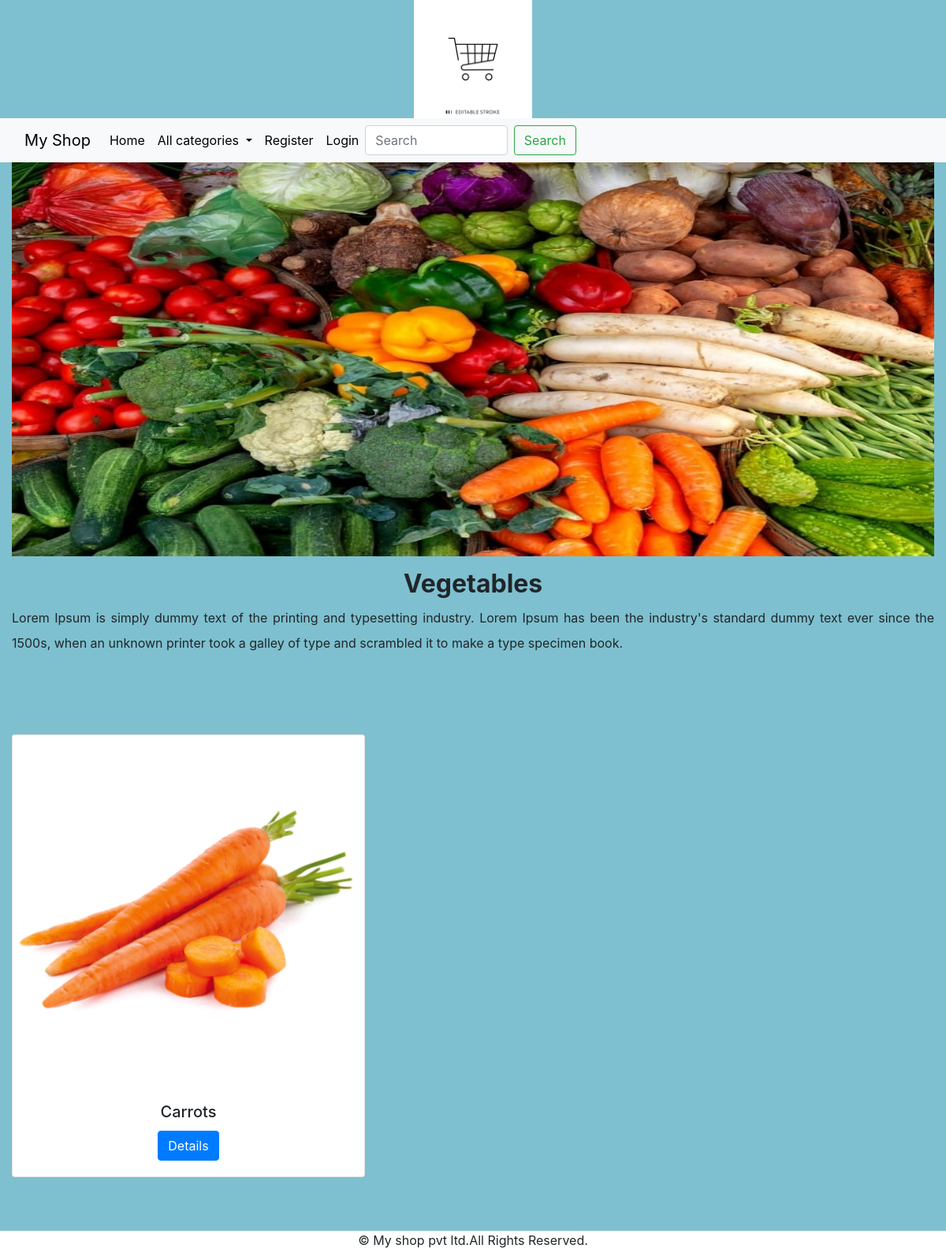
Page /allprod/Vegetables on the committed database.
### shop/models.py (models this page shows, shortened)
class Category(models.Model):
    name=models.CharField(max_length=30)
    desc=models.TextField()
    image=models.ImageField(upload_to="images/category",null=True,blank=True)

class Products(models.Model):
    name=models.CharField(max_length=30)
    desc=models.TextField()
    image=models.ImageField(upload_to="images/product",null=True,blank=True)
    price=models.DecimalField(max_digits=10,decimal_places=2)
    category=models.ForeignKey(Category,on_delete=models.CASCADE)
    stock=models.IntegerField()
    available=models.BooleanField(default=True)
    created=models.DateTimeField(auto_now_add=True)
    updated=models.DateTimeField(auto_now=True)

### shop/views.py (the view)
# urls.py: path('allprod/<p>',views.allproducts,name="allprod"),
def allproducts(request, p):
    c = Category.objects.get(name=p)
    p = Products.objects.filter(category=c)
    return render(request, 'product.html', {'c': c, 'p': p})

### cart/context_processors.py (called while the page is built)
def total(request):
    item_count=0
    if request.user:
        u=request.user
        try:
            cart=Cart.objects.filter(user=u)
            for i in cart:
                item_count+=i.quantity
        except:
            item_count=0
        return {'count':item_count}

### shop/context_processors.py (called while the page is built)
def menu_links(request):
    c=Category.objects.all()
    return {'links':c}

### templates/product.html
{% extends 'base.html' %}
{% load static %}
{% block content %}
<div class="container-fluid">
    <img src="{{c.image.url}}" height="500px" width="100%">
</div>
<div class="container-fluid mt-3" style="margin-bottom:100px">
    <h2 class="fw-bold" style="text-align:center ">{{c.name}}</h2>
    <p style="text-align:justify;line-height:2 ">{{c.desc}}</p>
</div>
<div class="container-fluid mt=3" style="margin-bottom:100px">
    <div class="row">
        {% for i in p %}
        <div class="col-sm-4">
        <div class="card text-center" style="width: 28rem;">
            <img src="{{i.image.url}}" class="card-img-top" alt="...">
            <div class="card-body">
                <h5 class="card-title">{{i.name}}</h5>
                <a href="{% url 'shop:detail' i.name %}" class="btn btn-primary" >Details</a>
            </div>
        </div>
        </div>
         {% endfor %}
    </div>
</div>
{% endblock %}

### static/css/style.css (style rules this page uses)
body { background-color: #7ec0cf; }

### rows in the picture
Category: image (picture), name "Vegetables", desc "Lorem Ipsum is simply dummy text of the printing and typesetting industry. Lorem Ipsum has been the industry's standard dummy text ever since the 1500s, when an unknown printer took a galley of type and scrambled it to make a type specimen book."
Products: image (picture), name "Carrots"
